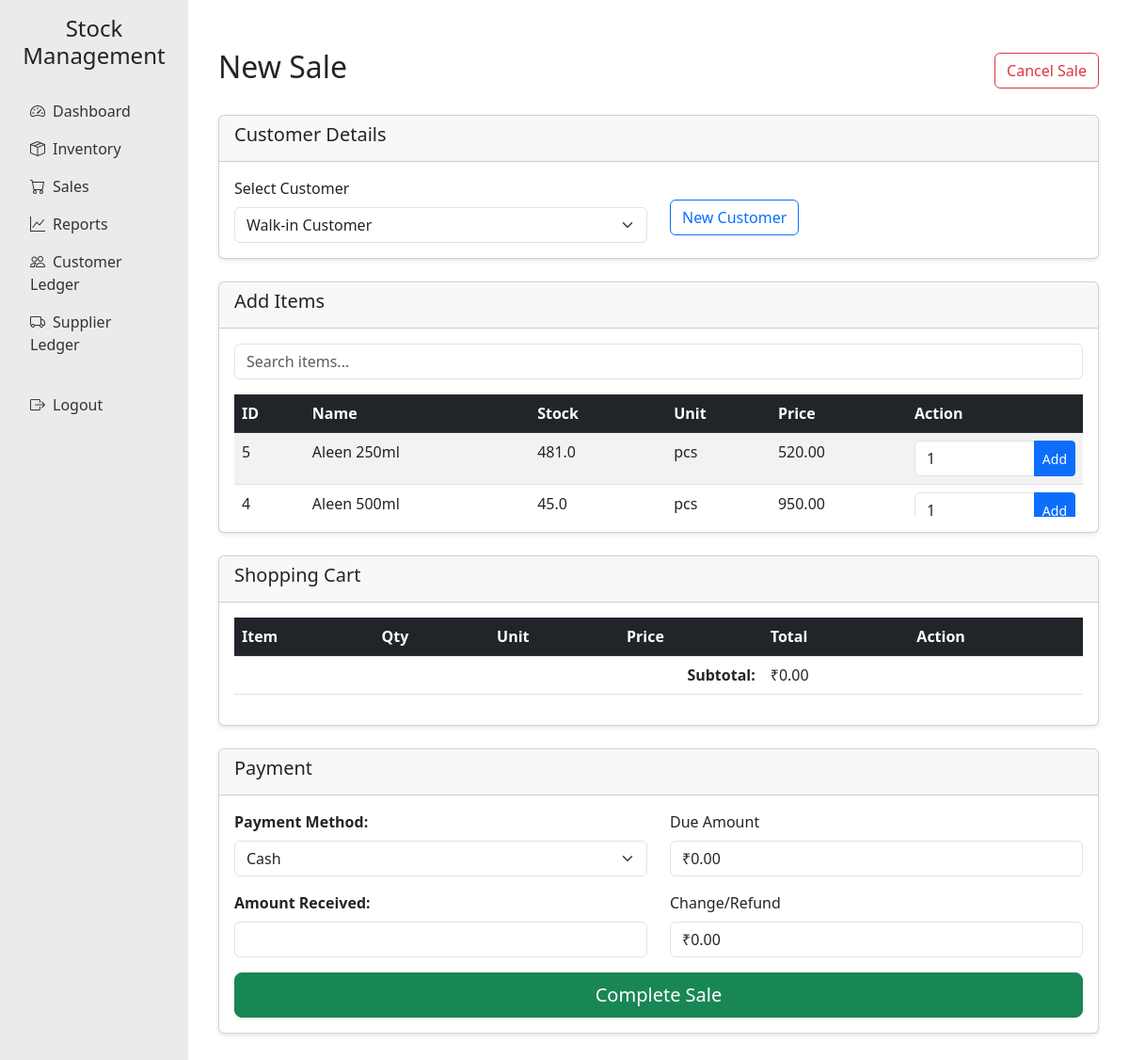
Page /new_sale (signed in) on the committed database.
### app.py (models this page shows)
class Item(db.Model):
    id = db.Column(db.Integer, primary_key=True)
    name = db.Column(db.String(100), nullable=False)
    quantity = db.Column(db.Float, nullable=False)
    unit = db.Column(db.String(20), nullable=False)
    purchase_price = db.Column(db.Float, nullable=False)
    sale_price = db.Column(db.Float, nullable=False)
    date_added = db.Column(db.Date, default=date.today())
    supplier_id = db.Column(db.Integer, db.ForeignKey('supplier.id'))

### app.py (the view, shortened to what this page needs)
@app.route('/new_sale', methods=['GET', 'POST'])
@login_required
def new_sale():
    items = Item.query.filter(Item.quantity > 0).order_by(Item.name).all()
    customers = Customer.query.order_by(Customer.name).all()
    return render_template('new_sale.html',
                         items=items,
                         customers=customers,
                         cart=[])

### app.py (called while the page is built)
def login_required(f):
    @wraps(f)
    def decorated_function(*args, **kwargs):
        if 'user_id' not in session:
            flash('Please log in to access this page.', 'danger')
            return redirect(url_for('login'))
        return f(*args, **kwargs)
    return decorated_function

### templates/new_sale.html (shortened to what this page needs)
{% extends "base.html" %}
{% block content %}
<div class="container mt-4">
    <div class="d-flex justify-content-between align-items-center mb-4">
        <h2>New Sale</h2>
        <button id="cancel-sale" class="btn btn-outline-danger">
             Cancel Sale
        </button>
    </div>
    <div class="card mb-4">
        <div class="card-header">
            <h5>Customer Details</h5>
        </div>
        <div class="card-body">
            <div class="row">
                <div class="col-md-6">
                    <label for="customer-select" class="form-label">Select Customer</label>
                    <select class="form-select" id="customer-select">
                        <option value="">Walk-in Customer</option>
                    </select>
                </div>
                <div class="col-md-6">
                    <button class="btn btn-outline-primary mt-4" id="new-customer-btn" data-bs-toggle="modal" data-bs-target="#newCustomerModal">
                        New Customer
                    </button>
                </div>
            </div>
        </div>
    </div>
    <div class="card mb-4">
        <div class="card-header">
            <h5>Add Items</h5>
        </div>
        <div class="card-body">
            <div class="mb-3">
                <input type="text" id="item-search" class="form-control" placeholder="Search items...">
            </div>
            <div class="table-responsive" style="max-height: 130px; overflow-y: auto;">
                <table id="items-table" class="table table-striped table-hover">
                    <thead class="table-dark">
                        <tr>
                            <th>ID</th>
                            <th>Name</th>
                            <th>Stock</th>
                            <th>Unit</th>
                            <th>Price</th>
                            <th>Action</th>
                        </tr>
                    </thead>
                    <tbody>
                        {% for item in items %}
                        <tr>
                            <td>{{ item.id }}</td>
                            <td>{{ item.name }}</td>
                            <td>{{ item.quantity }}</td>
                            <td>{{ item.unit }}</td>
                            <td>{{ "%.2f"|format(item.sale_price) }}</td>
                            <td>
                                <div class="input-group">
                                    <input type="number" class="form-control item-quantity"
                                           value="1" min="1" max="{{ item.quantity }}"
                                           style="width: 3px;">
                                    <button class="btn btn-primary btn-sm add-to-cart"
                                            data-item-id="{{ item.id }}"
                                            data-item-name="{{ item.name }}"
                                            data-item-unit="{{ item.unit }}"
                                            data-item-price="{{ item.sale_price }}"
                                            data-item-purchase-price="{{ item.purchase_price }}">
                                        Add
                                    </button>
                                </div>
                            </td>
                        </tr>
                        {% endfor %}
                    </tbody>
                </table>
            </div>
        </div>
    </div>
    <div class="card mb-4">
        <div class="card-header">
            <h5>Shopping Cart</h5>
        </div>
        <div class="card-body">
            <div class="table-responsive">
                <table id="cart-items" class="table">
                    <thead class="table-dark">
                        <tr>
                            <th>Item</th>
                            <th>Qty</th>
                            <th>Unit</th>
                            <th>Price</th>
                            <th>Total</th>
                            <th>Action</th>
                        </tr>
                    </thead>
                    <tfoot>
                        <tr>
                            <td colspan="4" class="text-end"><strong>Subtotal:</strong></td>
                            <td id="subtotal">0.00</td>
                            <td></td>
                        </tr>
                    </tfoot>
                </table>
            </div>
        </div>
    </div>
    <div class="card mb-4">
        <div class="card-header">
            <h5>Payment</h5>
        </div>
        <div class="card-body">
            <div class="row">
                <div class="col-md-6">
                    <div class="mb-3">
                        <label class="form-label"><strong>Payment Method:</strong></label>
                        <select class="form-select" id="payment-method">
                            <option value="Cash">Cash</option>
                        </select>
                    </div>
                    <div id="cash-section">
                        <div class="mb-3">
                            <label class="form-label"><strong>Amount Received:</strong></label>
                            <input type="number" class="form-control" id="received-amount" min="0" step="0.01">
                        </div>
                    </div>
                </div>
                <div class="col-md-6">
                    <div class="mb-3">
                        <label class="form-label">Due Amount</label>
                        <input type="text" class="form-control" id="due-amount" readonly value="0.00">
                    </div>
                    <div class="mb-3">
                        <label class="form-label">Change/Refund</label>
                        <input type="text" class="form-control" id="refund-amount" readonly value="0.00">
                    </div>
                </div>
            </div>
            <div class="d-grid gap-2">
                <button class="btn btn-success btn-lg" id="complete-sale">Complete Sale</button>
            </div>
        </div>
    </div>
</div>
{% endblock %}

### templates/base.html (style rules this page uses)
.card { margin-bottom: 20px; box-shadow: 0 2px 4px rgba(0,0,0,0.1); }
.table-responsive { overflow-x: auto; }

### rows in the picture
Item: id "5", name "Aleen 250ml", quantity "481.0", unit "pcs", sale_price "520.00"
Item: id "4", name "Aleen 500ml", quantity "45.0", unit "pcs", sale_price "950.00"
